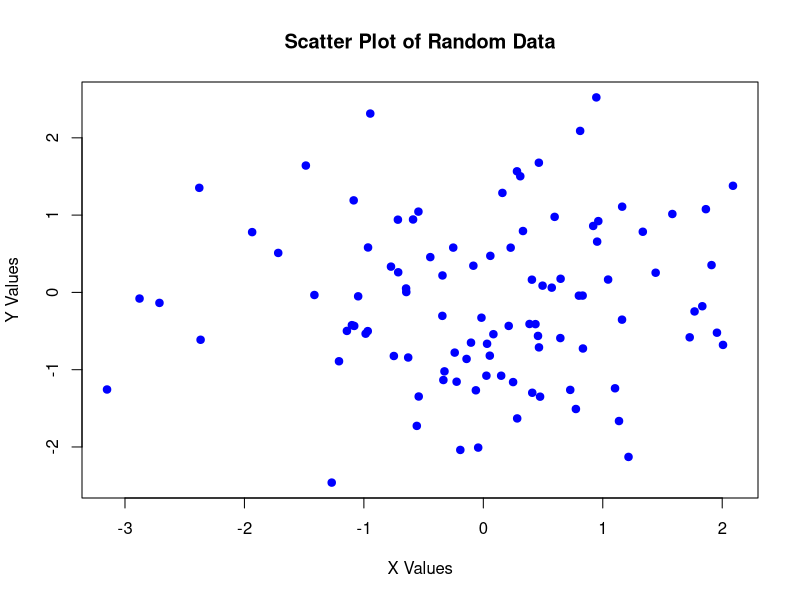
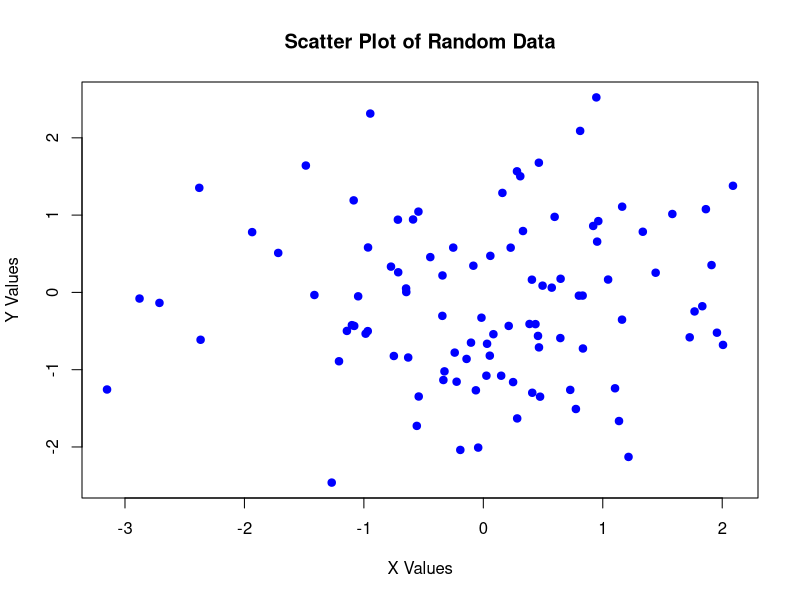

Here is the R script that generated these plots, in order:
# R script to create a scatter plot and save it with a random filename

# Generate random data
set.seed(sample(1:10000, 1))  # Set a random seed for variability
x <- rnorm(100)  # 100 random x values from normal distribution
y <- rnorm(100)  # 100 random y values from normal distribution

# Create a scatter plot
plot(x, y, 
     main = "Scatter Plot of Random Data", 
     xlab = "X Values", 
     ylab = "Y Values",
     pch = 19,  # Solid circles
     col = "blue")

# Generate a random filename
random_name <- paste0("scatter_plot_", sample(1000:9999, 1), ".png")

# Save the plot to a file with the random name
png(random_name, width = 800, height = 600)
plot(x, y, 
     main = "Scatter Plot of Random Data", 
     xlab = "X Values", 
     ylab = "Y Values",
     pch = 19,
     col = "blue")
dev.off()

cat("Scatter plot saved as:", random_name, "\n")
